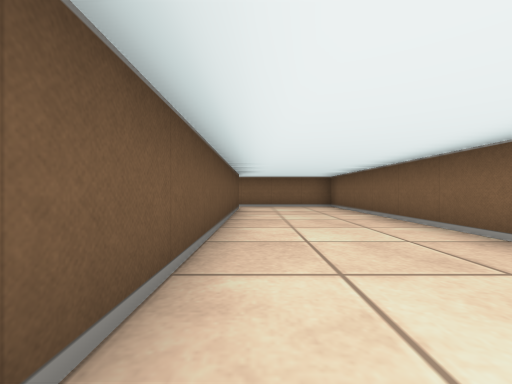
View 1 (above)

16 first-person views from a walk through a cub3D ray-caster map. The camera is about half as high as the walls, looks level and sees 90° across. The floor is counted in squares. Each view is taken from the middle of a square. On the plan, view 1 faces up. The plan holds only what a view shows up to about 9 squares ahead; the rest is blank.

View 2
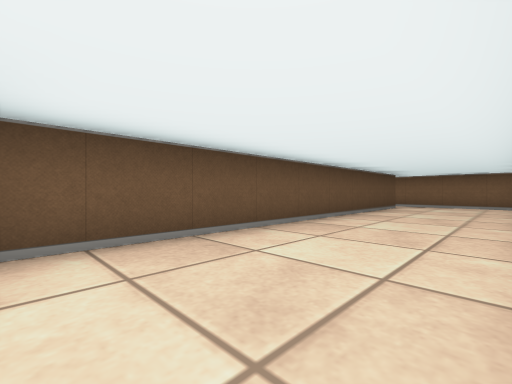

View 3
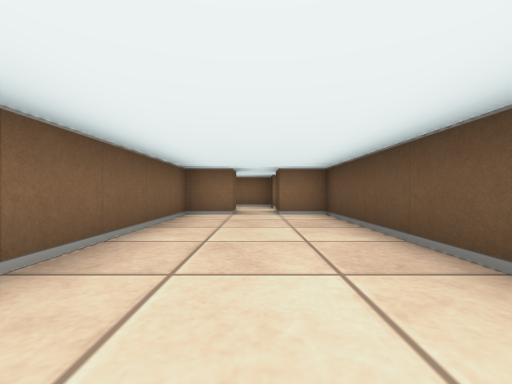

View 4
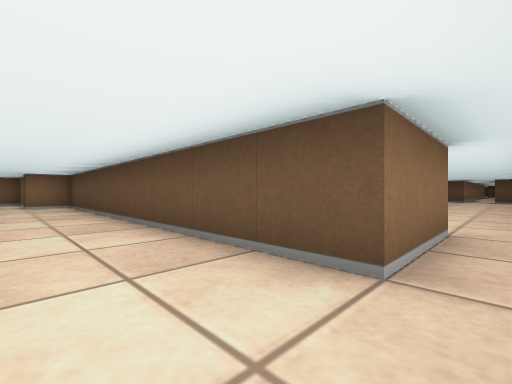

View 5
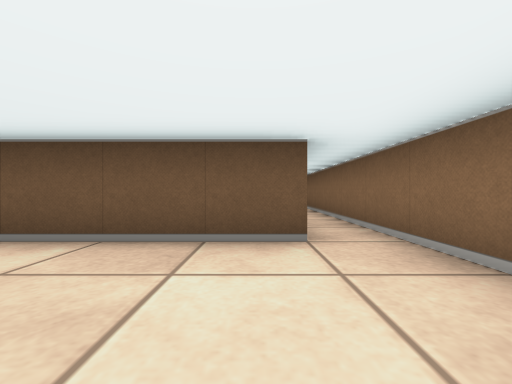

View 6
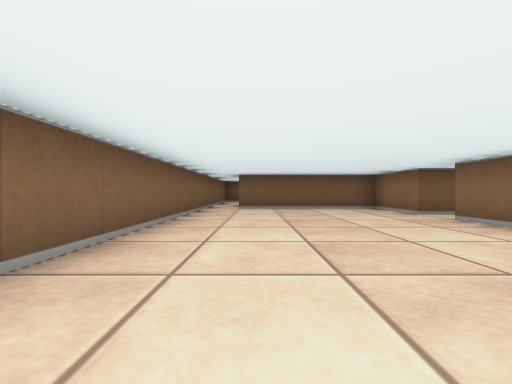

View 7
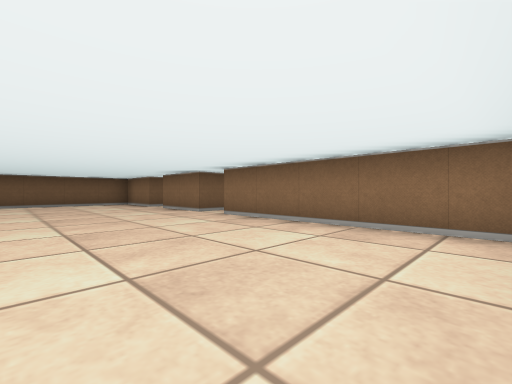

View 8
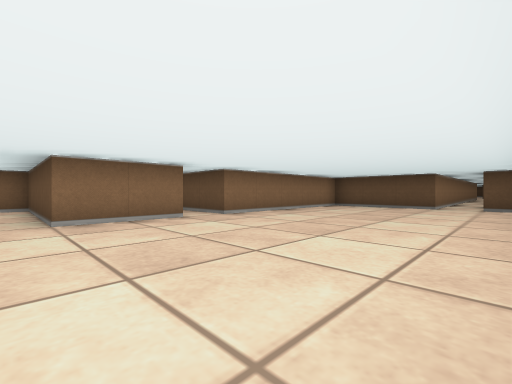

View 9
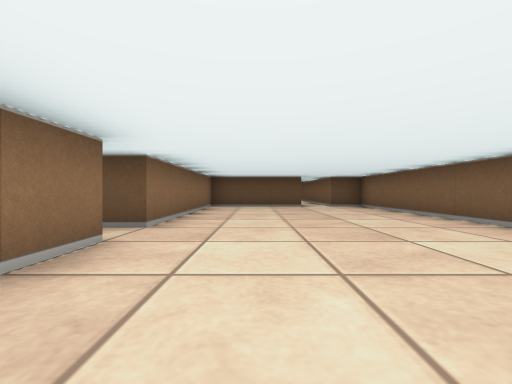

View 10
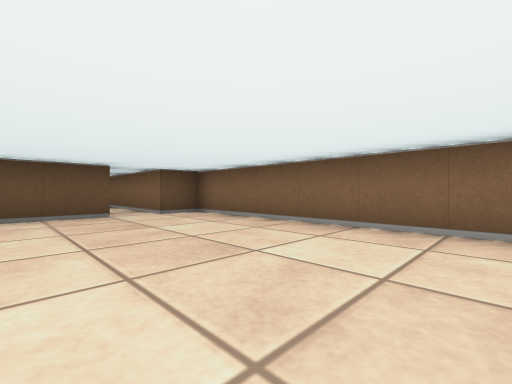

View 11
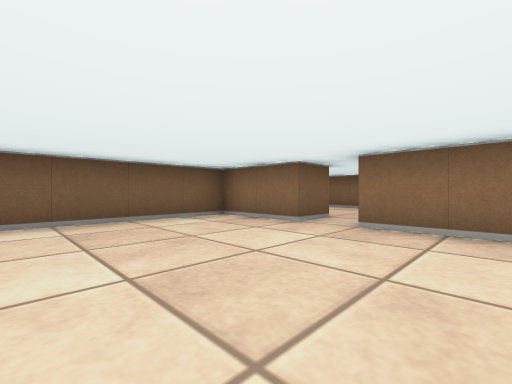

View 12
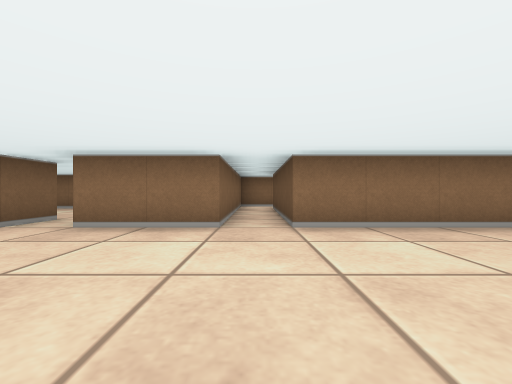

View 13
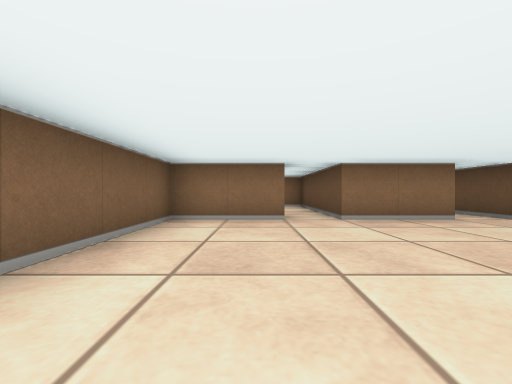

View 14
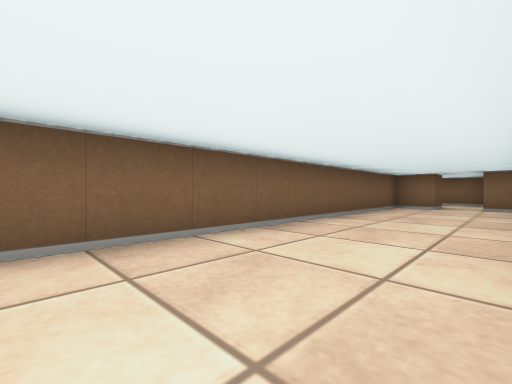

View 15
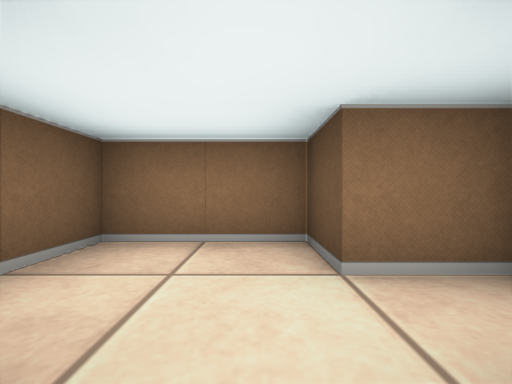

View 16
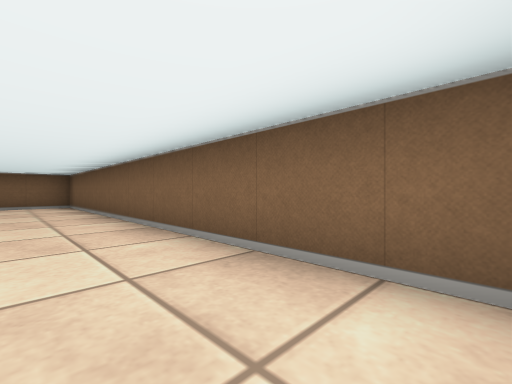

### Floor plan
Points are (right, up) in squares from view 1. A wall is a line through its corners. A room is listed if a view was taken in it or the views show most of it. See-through windows are left out.
Room 1 (views 1, 2, 3, 4, 5, 14, 16)
walls: (-2.5, 7.5) (-0.5, 7.5) (-0.5, -1.5) (0.5, -1.5); (1.5, -1.5) (2.5, -1.5) (2.5, 8.5) (-2.5, 8.5)
ways out: opening at (-1.5, 8) to room 2; opening at (1, -2) to room 3
Room 2 (views 6, 7, 8, 9, 10, 11, 12, 13)
walls: (-7.5, 3.5) (-5.5, 3.5); (-4.5, 3.5) (-2.5, 3.5) (-2.5, 7.5); (-16.2, 6.5) (-13.5, 6.5) (-13.5, 3.5) (-8.5, 3.5); (-2.5, 8.5) (-13.5, 8.5) (-13.5, 7.5) (-17.1, 7.5)
ways out: opening at (-1.5, 8) to room 1; opening at (-5, 3) to room 4; opening at (-8, 3)
Room 3 (view 15)
walls: (1.5, -2.6) (1.5, -1.5); (-0.5, -3.5) (0.5, -3.5) (0.5, -4.5) (2.5, -4.5) (2.5, -3.5); (0.5, -1.5) (0.5, -2.4)
ways out: opening at (1, -2) to room 1
Room 4 (no view inside)
walls: (-4.5, 2.5) (-4.5, 3.5); (-5.5, 3.5) (-5.5, -0.5) (-2.1, -0.5)
ways out: opening at (-5, 3) to room 2

Positions as (right, up) in squares from view 1, and headings:
1: (0, 0), facing up
2: (2, -1), facing up-left
3: (1, 4), facing down
4: (1, 8), facing down-left
5: (2, 7), facing left
6: (-10, 7), facing right
7: (-13, 7), facing down-right
8: (-5, 8), facing down-left
9: (-5, 5), facing left
10: (-8, 5), facing up-left
11: (-7, 7), facing down-right
12: (-8, 7), facing down
13: (-4, 8), facing down
14: (0, 7), facing down-right
15: (1, -2), facing down
16: (1, -1), facing up-right
